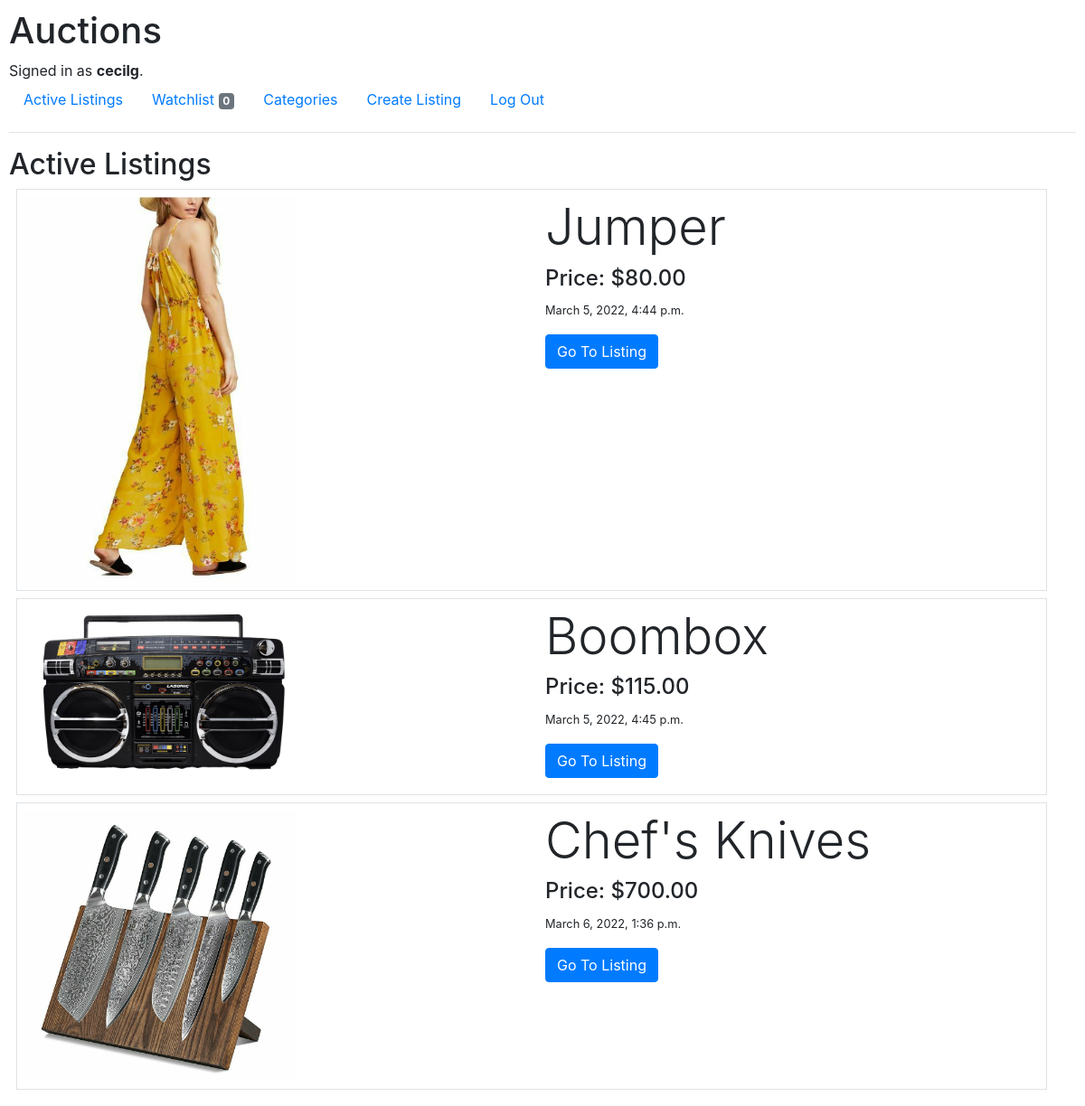
Screenshot of / (signed in) with the database file from the repository.
### auctions/models.py (models this page shows, shortened)
class User(AbstractUser):
    pass

class Listing(models.Model):
    item = models.CharField(max_length=64)
    description = models.CharField(max_length=255, blank=True)
    price = models.DecimalField(max_digits=10, decimal_places=2)
    category = models.CharField(max_length=1, choices=CATEGORIES, default=CATEGORIES[4][1])
    time = models.DateTimeField(auto_now_add=True, blank=True)
    closed = models.BooleanField(default=False)
    owner = models.ForeignKey(User, on_delete=models.CASCADE, related_name="owners")
    bids = models.ManyToManyField(Bid, blank=True, related_name="bids")
    comments = models.ManyToManyField(Comment, blank=True, related_name="comments")
    image = models.ImageField(null=True, blank=True)

### auctions/views.py (the view)
# urls.py: path("", views.index, name="index"),
def index(request):
    return render(request, "auctions/index.html", {
        "listings": Listing.objects.all()
    })

### auctions/templates/auctions/index.html
{% extends "auctions/layout.html" %}
{% block body %}
{% if request.user.is_authenticated %}
<h2>Active Listings</h2>
    {% for listing in listings %}
        {% if not listing.closed %}
            <div class="container border p-2 m-2">
                <div class="row">
                    <div class="col">
                        <img src="{{ listing.image.url }}" alt="image" style="width: 300px; height: auto">
                    </div>
                    <div class="col text-left">
                        <h2 class="display-4">{{ listing.item }}</h2>
                        <h4>Price: ${{ listing.price }}</h4>
                        <p><small>{{ listing.time }}</small></p>
                        <a href="{% url 'listing' listing.id %}" type="submit" class="btn btn-primary">Go To Listing</a>
                    </div>
                </div>
            </div>
        {% endif %}
    {% endfor %}
{% endif %}
{% endblock %}

### auctions/templates/auctions/layout.html (shortened to what this page needs)
{% load static %}
<!DOCTYPE html>
<html lang="en">
    <head>
        <link rel="stylesheet" href="https://stackpath.bootstrapcdn.com/bootstrap/4.4.1/css/bootstrap.min.css">
        <link href="{% static 'auctions/styles.css' %}" rel="stylesheet">
    </head>
    <body>
        <h1>Auctions</h1>
        <div>
            {% if user.is_authenticated %}
                Signed in as <strong>{{ user.username }}</strong>.
            {% else %}
                Not signed in.
            {% endif %}
        </div>
        <ul class="nav">
            <li class="nav-item">
                <a class="nav-link" href="{% url 'index' %}">Active Listings</a>
            </li>
            {% if user.is_authenticated %}
                <li class="nav-item">
                    <a class="nav-link" href="{% url 'watchlist' %}">Watchlist <span class="badge badge-secondary">{{ user.watchlist.count }}</span></a>
                </li>
                <li class="nav-item">
                    <a class="nav-link" href="{% url 'categories' %}">Categories</a>
                </li>
                <li class="nav-item">
                    <a class="nav-link" href="{% url 'create' %}">Create Listing</a>
                </li>
                <li class="nav-item">
                    <a class="nav-link" href="{% url 'logout' %}">Log Out</a>
                </li>
            {% endif %}
        </ul>
        <hr>
        {% block body %}
        {% endblock %}
    </body>
</html>

### auctions/static/auctions/styles.css (style rules this page uses)
body { padding: 10px; }

### rows the page displays
User: username "cecilg", watchlist.count "0"
Listing: image (picture), item "Jumper", price "80.00", time "March 5, 2022, 4:44 p.m."
Listing: image (picture), item "Boombox", price "115.00", time "March 5, 2022, 4:45 p.m."
Listing: image (picture), item "Chef's Knives", price "700.00", time "March 6, 2022, 1:36 p.m."
